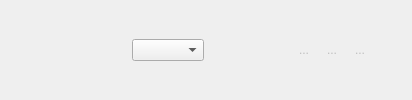
         <widget class="QFrame" name="imageToolBar">
          <property name="minimumSize">
           <size>
            <width>0</width>
            <height>36</height>
           </size>
          </property>
          <property name="maximumSize">
           <size>
            <width>16777215</width>
            <height>16777215</height>
           </size>
          </property>
          <property name="frameShape">
           <enum>QFrame::Shape::NoFrame</enum>
          </property>
          <layout class="QHBoxLayout" name="horizontalLayout_16">
           <property name="spacing">
            <number>4</number>
           </property>
           <property name="leftMargin">
            <number>0</number>
           </property>
           <property name="topMargin">
            <number>0</number>
           </property>
           <property name="rightMargin">
            <number>0</number>
           </property>
           <property name="bottomMargin">
            <number>0</number>
           </property>
           <item>
            <widget class="QFrame" name="zoomBar">
             <property name="minimumSize">
              <size>
               <width>0</width>
               <height>36</height>
              </size>
             </property>
             <property name="maximumSize">
              <size>
               <width>16777215</width>
               <height>16777215</height>
              </size>
             </property>
             <property name="frameShape">
              <enum>QFrame::Shape::NoFrame</enum>
             </property>
             <property name="lineWidth">
              <number>0</number>
             </property>
             <layout class="QHBoxLayout" name="horizontalLayout_88">
              <property name="spacing">
               <number>4</number>
              </property>
              <property name="leftMargin">
               <number>0</number>
              </property>
              <property name="topMargin">
               <number>0</number>
              </property>
              <property name="rightMargin">
               <number>0</number>
              </property>
              <property name="bottomMargin">
               <number>0</number>
              </property>
              <item alignment="Qt::AlignmentFlag::AlignVCenter">
               <widget class="QToolButton" name="btnZoom100">
                <property name="minimumSize">
                 <size>
                  <width>0</width>
                  <height>0</height>
                 </size>
                </property>
                <property name="focusPolicy">
                 <enum>Qt::FocusPolicy::NoFocus</enum>
                </property>
                <property name="toolTip">
                 <string>Actual Pixels (/)</string>
                </property>
                <property name="text">
                 <string/>
                </property>
                <property name="icon">
                 <iconset resource="dcs_remap.qrc">
                  <normaloff>:/MainForm/images/icons/View Full Screen light.png</normaloff>
                  <disabledoff>:/MainForm/images/icons/View Full Screen gray.png</disabledoff>:/MainForm/images/icons/View Full Screen light.png</iconset>
                </property>
                <property name="iconSize">
                 <size>
                  <width>32</width>
                  <height>32</height>
                 </size>
                </property>
                <property name="shortcut">
                 <string>/</string>
                </property>
                <property name="autoRaise">
                 <bool>true</bool>
                </property>
               </widget>
              </item>
              <item alignment="Qt::AlignmentFlag::AlignVCenter">
               <widget class="QToolButton" name="btnZoomFit">
                <property name="minimumSize">
                 <size>
                  <width>0</width>
                  <height>0</height>
                 </size>
                </property>
                <property name="focusPolicy">
                 <enum>Qt::FocusPolicy::NoFocus</enum>
                </property>
                <property name="toolTip">
                 <string>Fit Window (*)</string>
                </property>
                <property name="text">
                 <string/>
                </property>
                <property name="icon">
                 <iconset resource="dcs_remap.qrc">
                  <normaloff>:/MainForm/images/icons/View Restore light.png</normaloff>
                  <disabledoff>:/MainForm/images/icons/View Restore gray.png</disabledoff>:/MainForm/images/icons/View Restore light.png</iconset>
                </property>
                <property name="iconSize">
                 <size>
                  <width>32</width>
                  <height>32</height>
                 </size>
                </property>
                <property name="shortcut">
                 <string comment="Ctrl+*">*</string>
                </property>
                <property name="autoRaise">
                 <bool>true</bool>
                </property>
               </widget>
              </item>
              <item>
               <widget class="QToolButton" name="btnZoomIn">
                <property name="minimumSize">
                 <size>
                  <width>0</width>
                  <height>0</height>
                 </size>
                </property>
                <property name="focusPolicy">
                 <enum>Qt::FocusPolicy::NoFocus</enum>
                </property>
                <property name="toolTip">
                 <string>Zoom In (+)</string>
                </property>
                <property name="text">
                 <string/>
                </property>
                <property name="icon">
                 <iconset resource="dcs_remap.qrc">
                  <normaloff>:/MainForm/images/icons/Zoom In-2 light.png</normaloff>
                  <disabledoff>:/MainForm/images/icons/Zoom In-2 gray.png</disabledoff>:/MainForm/images/icons/Zoom In-2 light.png</iconset>
                </property>
                <property name="iconSize">
                 <size>
                  <width>32</width>
                  <height>32</height>
                 </size>
                </property>
                <property name="shortcut">
                 <string>+</string>
                </property>
                <property name="autoRaise">
                 <bool>true</bool>
                </property>
               </widget>
              </item>
              <item>
               <widget class="QComboBox" name="cboxZoomLevel">
                <property name="minimumSize">
                 <size>
                  <width>0</width>
                  <height>0</height>
                 </size>
                </property>
                <property name="contextMenuPolicy">
                 <enum>Qt::ContextMenuPolicy::NoContextMenu</enum>
                </property>
                <property name="toolTip">
                 <string>Zoom level, %</string>
                </property>
                <property name="currentText">
                 <string/>
                </property>
                <property name="maxVisibleItems">
                 <number>10</number>
                </property>
                <property name="sizeAdjustPolicy">
                 <enum>QComboBox::SizeAdjustPolicy::AdjustToContentsOnFirstShow</enum>
                </property>
                <property name="modelColumn">
                 <number>0</number>
                </property>
               </widget>
              </item>
              <item>
               <widget class="QToolButton" name="btnZoomOut">
                <property name="enabled">
                 <bool>true</bool>
                </property>
                <property name="minimumSize">
                 <size>
                  <width>0</width>
                  <height>0</height>
                 </size>
                </property>
                <property name="focusPolicy">
                 <enum>Qt::FocusPolicy::NoFocus</enum>
                </property>
                <property name="toolTip">
                 <string>Zoom Out (-)</string>
                </property>
                <property name="text">
                 <string/>
                </property>
                <property name="icon">
                 <iconset resource="dcs_remap.qrc">
                  <normaloff>:/MainForm/images/icons/Zoom Out-2 light.png</normaloff>
                  <disabledoff>:/MainForm/images/icons/Zoom Out-2 gray.png</disabledoff>:/MainForm/images/icons/Zoom Out-2 light.png</iconset>
                </property>
                <property name="iconSize">
                 <size>
                  <width>32</width>
                  <height>32</height>
                 </size>
                </property>
                <property name="shortcut">
                 <string>-</string>
                </property>
                <property name="checkable">
                 <bool>false</bool>
                </property>
                <property name="autoRaise">
                 <bool>true</bool>
                </property>
               </widget>
              </item>
             </layout>
            </widget>
           </item>
           <item>
            <spacer name="horizontalSpacer_3">
             <property name="orientation">
              <enum>Qt::Orientation::Horizontal</enum>
             </property>
             <property name="sizeType">
              <enum>QSizePolicy::Policy::Fixed</enum>
             </property>
             <property name="sizeHint" stdset="0">
              <size>
               <width>40</width>
               <height>20</height>
              </size>
             </property>
            </spacer>
           </item>
           <item>
            <widget class="QToolButton" name="btnColMode">
             <property name="enabled">
              <bool>false</bool>
             </property>
             <property name="toolTip">
              <string>Enables column defect mapping mode. In this mode, clicking
on the image will mark/unmark column as defective</string>
             </property>
             <property name="text">
              <string>...</string>
             </property>
             <property name="icon">
              <iconset resource="dcs_remap.qrc">
               <normaloff>:/MainForm/images/icons/grid-col-light.png</normaloff>
               <disabledoff>:/MainForm/images/icons/grid-col-gray.png</disabledoff>:/MainForm/images/icons/grid-col-light.png</iconset>
             </property>
             <property name="iconSize">
              <size>
               <width>32</width>
               <height>32</height>
              </size>
             </property>
             <property name="checkable">
              <bool>true</bool>
             </property>
             <property name="autoExclusive">
              <bool>false</bool>
             </property>
             <property name="autoRaise">
              <bool>true</bool>
             </property>
            </widget>
           </item>
           <item>
            <widget class="QToolButton" name="btnPointMode">
             <property name="enabled">
              <bool>false</bool>
             </property>
             <property name="toolTip">
              <string>Enables point defect mapping mode. In this mode, clicking
on the image will mark/unmark point as defective</string>
             </property>
             <property name="text">
              <string>...</string>
             </property>
             <property name="icon">
              <iconset resource="dcs_remap.qrc">
               <normaloff>:/MainForm/images/icons/grid-point-light.png</normaloff>
               <disabledoff>:/MainForm/images/icons/grid-point-gray.png</disabledoff>:/MainForm/images/icons/grid-point-light.png</iconset>
             </property>
             <property name="iconSize">
              <size>
               <width>32</width>
               <height>32</height>
              </size>
             </property>
             <property name="checkable">
              <bool>true</bool>
             </property>
             <property name="autoExclusive">
              <bool>false</bool>
             </property>
             <property name="autoRaise">
              <bool>true</bool>
             </property>
            </widget>
           </item>
           <item>
            <widget class="QToolButton" name="btnRowMode">
             <property name="enabled">
              <bool>false</bool>
             </property>
             <property name="toolTip">
              <string>Enables row defect mapping mode. In this mode, clicking
on the image will mark/unmark row as defective</string>
             </property>
             <property name="text">
              <string>...</string>
             </property>
             <property name="icon">
              <iconset resource="dcs_remap.qrc">
               <normaloff>:/MainForm/images/icons/grid-row-light.png</normaloff>
               <disabledoff>:/MainForm/images/icons/grid-row-gray.png</disabledoff>:/MainForm/images/icons/grid-row-light.png</iconset>
             </property>
             <property name="iconSize">
              <size>
               <width>32</width>
               <height>32</height>
              </size>
             </property>
             <property name="checkable">
              <bool>true</bool>
             </property>
             <property name="autoExclusive">
              <bool>false</bool>
             </property>
             <property name="autoRaise">
              <bool>true</bool>
             </property>
            </widget>
           </item>
           <item>
            <spacer name="horizontalSpacer_5">
             <property name="orientation">
              <enum>Qt::Orientation::Horizontal</enum>
             </property>
             <property name="sizeHint" stdset="0">
              <size>
               <width>40</width>
               <height>20</height>
              </size>
             </property>
            </spacer>
           </item>
          </layout>
         </widget>
